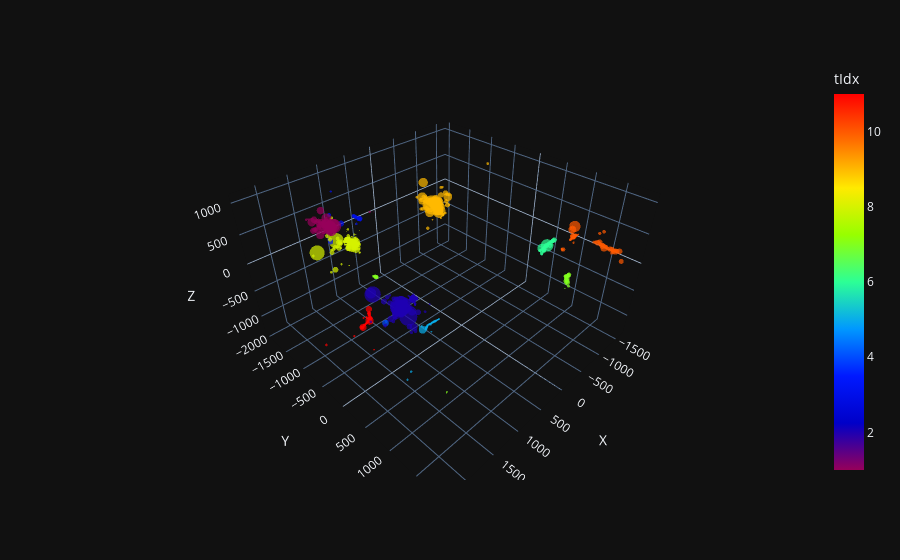

This figure's notebook cell:
### Code cell
from src.logger.plotting_tools import shuffle_truth_colors
label_print = dic["graph"].ndata['particle_number'].view(-1).clone()
mask = label_print==4
tidx = label_print.view(-1)
features =  dic["graph"].ndata["e_hits"]
pos_hits =dic["graph"].ndata["pos_hits_xyz"]
data = {
            "X": pos_hits[:, 0].view(-1, 1).detach().cpu().numpy(),
            "Y": pos_hits[:, 1].view(-1, 1).detach().cpu().numpy(),
            "Z": pos_hits[:, 2].view(-1, 1).detach().cpu().numpy(),
            "tIdx": tidx.view(-1, 1).detach().cpu().numpy(),
            "features": features.view(-1, 1).detach().cpu().numpy(),
        }
hoverdict = {}
# if hoverfeat is not None:
#     for j in range(hoverfeat.shape[1]):
#         hoverdict["f_" + str(j)] = hoverfeat[:, j : j + 1]
#     data.update(hoverdict)

# if nidx is not None:
#     data.update({"av_same": av_same})

df = pd.DataFrame(
np.concatenate([data[k] for k in data], axis=1),
columns=[k for k in data],
)
df["orig_tIdx"] = df["tIdx"]
rdst = np.random.RandomState(1234567890)  # all the same
#shuffle_truth_colors(df, "tIdx", rdst)

# hover_data = ["orig_tIdx", "idx"] + [k for k in hoverdict.keys()]
# if nidx is not None:
#     hover_data.append("av_same")
fig = px.scatter_3d(
df,
x="X",
y="Y",
z="Z",
color="tIdx",
size="features",
# hover_data=hover_data,
template="plotly_dark",
color_continuous_scale=px.colors.sequential.Rainbow,
)
fig.update_traces(marker=dict(line=dict(width=0)))

### Figure 1 — Plotly figure (JSON) as saved in the notebook; plotly's stock layout.template omitted (floating-point values rounded to 4 significant figures; data arrays with more than 128 entries replaced by an {"elided": "..."} marker saying what was removed)
{"data": [{"hovertemplate": "X=%{x}<br>Y=%{y}<br>Z=%{z}<br>features=%{marker.size}<br>tIdx=%{marker.color}<extra></extra>", "legendgroup": "", "marker": {"color": {"elided": "1507 int values"}, "coloraxis": "coloraxis", "line": {"width": 0}, "size": {"elided": "1507 float values"}, "sizemode": "area", "sizeref": 0.002644, "symbol": "circle"}, "mode": "markers", "name": "", "scene": "scene", "showlegend": false, "type": "scatter3d", "x": {"elided": "1507 float values"}, "y": {"elided": "1507 float values"}, "z": {"elided": "1507 float values"}}], "layout": {"coloraxis": {"colorbar": {"title": {"text": "tIdx"}}, "colorscale": [[0, "rgb(150,0,90)"], [0.125, "rgb(0,0,200)"], [0.25, "rgb(0,25,255)"], [0.375, "rgb(0,152,255)"], [0.5, "rgb(44,255,150)"], [0.625, "rgb(151,255,0)"], [0.75, "rgb(255,234,0)"], [0.875, "rgb(255,111,0)"], [1, "rgb(255,0,0)"]]}, "legend": {"itemsizing": "constant", "tracegroupgap": 0}, "margin": {"t": 60}, "scene": {"domain": {"x": [0, 1], "y": [0, 1]}, "xaxis": {"title": {"text": "X"}}, "yaxis": {"title": {"text": "Y"}}, "zaxis": {"title": {"text": "Z"}}}}}
